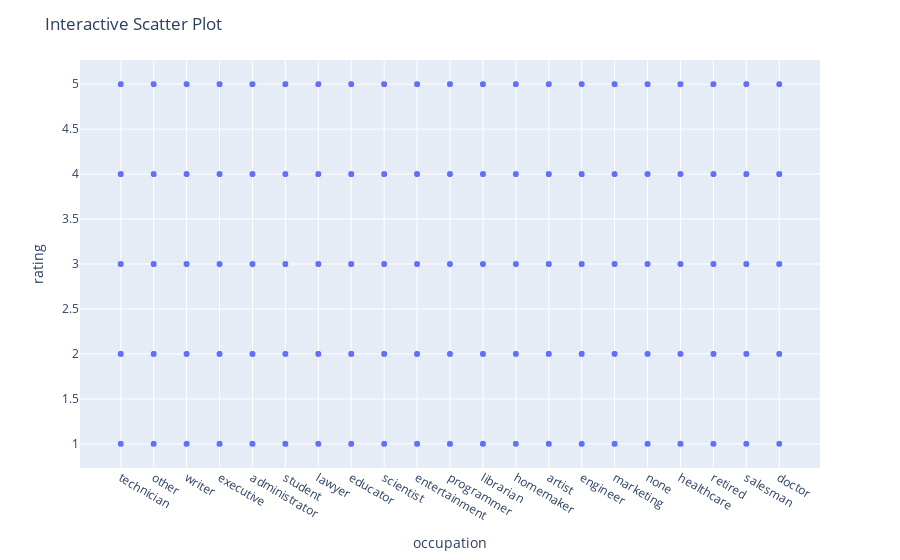

Write notebook code for a chart like this one.
### Markdown cell above
# <font color=blue>***Scatter-plot using plotly***</font>

### Code cell
import plotly.express as px
import pandas as pd


fig = px.scatter(df_final, x='occupation', y='rating', hover_data=['rating'])
fig.update_layout(title='Interactive Scatter Plot', xaxis_title='occupation', yaxis_title='rating')
fig.show()

### Figure 1 — Plotly figure (JSON) as saved in the notebook; plotly's stock layout.template omitted (floating-point values rounded to 4 significant figures; data arrays with more than 128 entries replaced by an {"elided": "..."} marker saying what was removed)
{"data": [{"hovertemplate": "occupation=%{x}<br>rating=%{y}<extra></extra>", "legendgroup": "", "marker": {"color": "#636efa", "symbol": "circle"}, "mode": "markers", "name": "", "showlegend": false, "type": "scattergl", "x": {"elided": "99999 str values"}, "xaxis": "x", "y": {"elided": "99999 int values"}, "yaxis": "y"}], "layout": {"legend": {"tracegroupgap": 0}, "margin": {"t": 60}, "title": {"text": "Interactive Scatter Plot"}, "xaxis": {"anchor": "y", "domain": [0, 1], "title": {"text": "occupation"}}, "yaxis": {"anchor": "x", "domain": [0, 1], "title": {"text": "rating"}}}}
